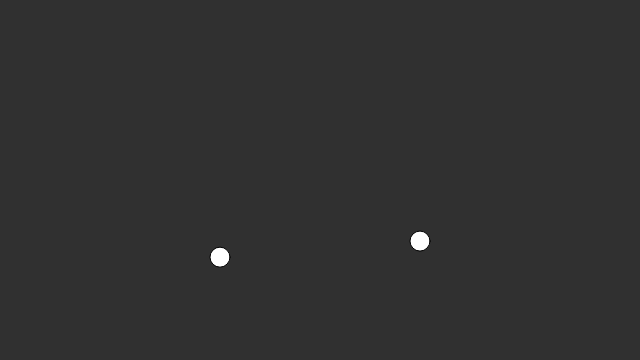
Frame 1 (no input)
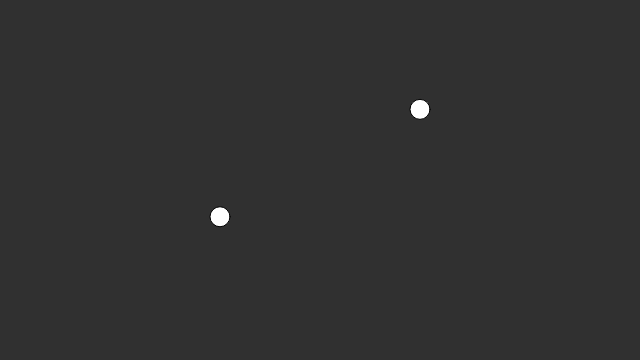
Frame 60 (no input)
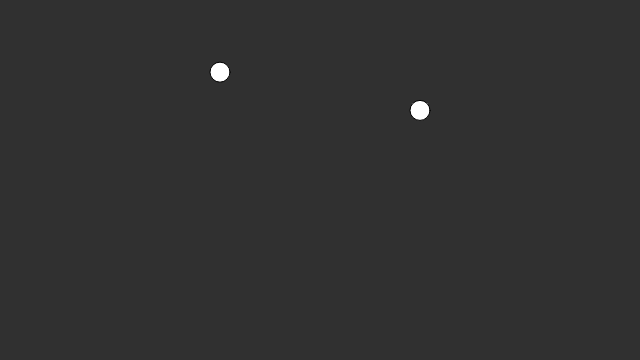
Frame 120 (the mouse pressed at the canvas centre since frame 60)

The p5.js sketch that drew these frames (run headless with seeded random() and noise() and a simulated clock; from frame 60 on, the mouse is pressed at the canvas centre):

// p5.js sketch
// ── sketch.js
var xoff = 0;

function setup() {
  createCanvas(640, 360);
}

function draw() {
  background(48);
  
  var y1 = random(0, height);
  var y2 = map(noise(xoff),0,1, 0,height);
  xoff += 0.05;
  
  fill(255);
  ellipse(220, y1, 20, 20);
  ellipse(420, y2, 20, 20);
}
